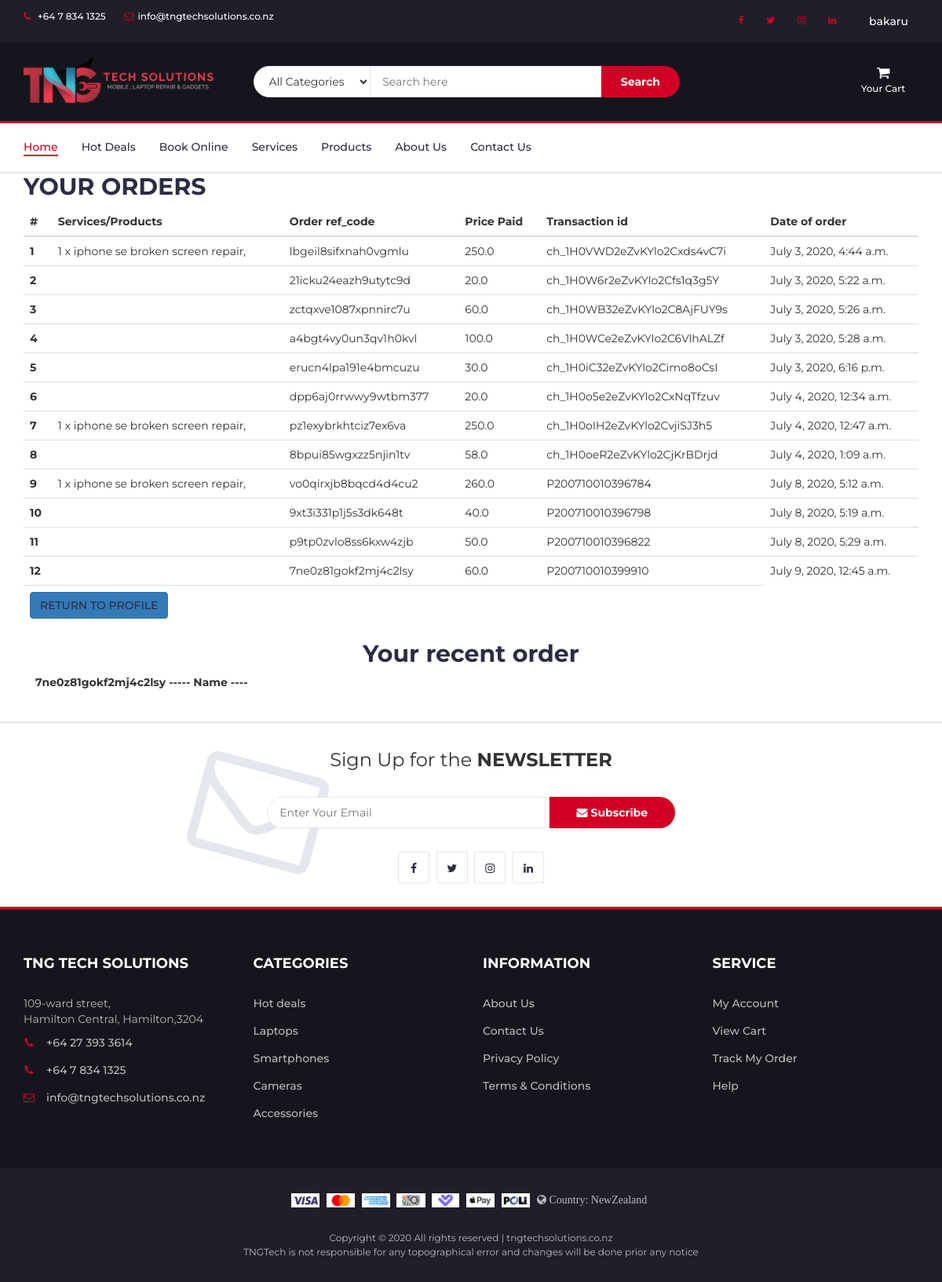
The app's page /view-orders/ (signed in) with its own data.
### prod/models.py (models this page shows, shortened)
class Order(models.Model):
    user=models.ForeignKey(User,on_delete=models.CASCADE)
    ref_code=models.CharField(max_length=20,blank=True,null=True)
    tngproduct=models.ManyToManyField(OrderItem)
    ordered=models.BooleanField(default=False)
    start_date=models.DateTimeField(default=timezone.now)
    ordered_date=models.DateTimeField()
    shipping_address=models.ForeignKey('Address',related_name='shipping_address',on_delete=models.SET_NULL,blank=True,null=True)
    billing_address=models.ForeignKey('Address',related_name='billing_address',on_delete=models.SET_NULL,blank=True,null=True)
    payment=models.ForeignKey('Payment',on_delete=models.SET_NULL,blank=True,null=True)
    coupon = models.ForeignKey('Coupon',on_delete=models.SET_NULL,blank=True,null=True)
    being_delivered=models.BooleanField(default=False)
    received=models.BooleanField(default=False)
    refund_requested=models.BooleanField(default=False)
    refund_granted=models.BooleanField(default=False)

class OrderItem(models.Model):
    user=models.ForeignKey(User,on_delete=models.CASCADE)
    ordered=models.BooleanField(default=False)
    tngproducts=models.ForeignKey(TngProducts,on_delete=models.CASCADE,default='')
    quantity=models.IntegerField(default=1)

class TngProducts(models.Model):
    CATEGORY_CHOICES=(
        ('MA','Mobile Accessories'),
        ('LA','Laptop Accessories'),
        ('TA','Tablet Accessories'),
        ('EG','Electronic Gadgets'),
        ('LA','Latest Accessories'),
        ('MR','Mobile Repair'),
        ('LR','Laptop/Computer Repair'),
        ('TR','iPad/Tablet Repair')
    )
    Name=models.CharField(max_length=100)
    Details=models.TextField()
    Additional_Details=models.TextField(blank=True,null=True)
    Price=models.FloatField()
    Discount_Price=models.FloatField(blank=True,null=True)
    category=models.CharField(max_length=2,choices=CATEGORY_CHOICES,default='A')
    subcategory = models.CharField(max_length = 100,default='none')
    brand = models.CharField(max_length = 50,default='none')
    label=models.CharField(max_length=1,choices=LABEL_CHOICES,default='R')
    slug=models.SlugField(default='test-product')
    image=models.ImageField(default='default.jpg',upload_to='product_pics')
    image1=models.ImageField(null=True,blank=True,upload_to='product_pics')
    image2=models.ImageField(null=True,blank=True,upload_to='product_pics')
    image3=models.ImageField(null=True,blank=True,upload_to='product_pics')
    image4=models.ImageField(null=True,blank=True,upload_to='product_pics')
    class Meta:
        verbose_name_plural = 'Products'

class Payment(models.Model):
    stripe_charge_id = models.CharField(max_length=50)
    user=models.ForeignKey(User,on_delete=models.SET_NULL,blank=True,null=True)
    amount=models.FloatField()
    timestamp=models.DateTimeField(default=timezone.now)

### prod/views.py (the view)
# urls.py: path('view-orders/',ob.vieworder,name='vieworders'),
@login_required
def vieworder(request):
    order_qs=Order.objects.filter(user=request.user,ordered=True)
    rct = order_qs.last()
    if order_qs.exists():
        context={
            'object':order_qs,
            'rct':rct
        }
        return render(request,'prod/view-orders.html',context)
    else:
        messages.warning(request,f'You do not have an order')
        return redirect('profile')

### prod/templates/prod/view-orders.html (shortened to what this page needs)
{% extends "prod/base.html" %}
{% block content %}
<div class="table-responsive">
  <h2>YOUR ORDERS</h2>
  <table class="table">
    <thead>
      <tr>
        <th scope="col">#</th>
        <th scope="col">Services/Products</th>
        <th scope="col">Order ref_code</th>
        <th scope="col">Price Paid</th>
        <th scope="col">Transaction id</th>
        <th scope="col">Date of order</th>
      </tr>
    </thead>
    <tbody>
      {% for order_item in object.all %}
      <tr>
        <th scope="row">{{ forloop.counter }}</th>
        <td>
          {% for oi in order_item.tngproduct.all %}
            {{ oi.quantity }} x {{ oi.tngproducts.Name }},
          {% endfor %}
        </td>
        <td>{{ order_item.ref_code }}</td>
        <td>{{ order_item.payment.amount }}</td>
        <td>{{ order_item.payment.stripe_charge_id }}</td>
        <td>{{ order_item.ordered_date }}</td>
      </tr>
      {% endfor %}
      <tr>
        <td colspan="5">
          <a href="{% url 'profile' %}" class='btn btn-primary float-right'>RETURN TO PROFILE</a>
        </td>
      </tr>
    </tbody>
  </table>
  <div class="container-fluid mt-3 mb-3 pt-2">
    <h2 class="text-center mb-2">Your recent order</h2>
    <p><strong> {{ rct.ref_code }} ----- Name ----  </strong></p>
  </div>
</div>
{% endblock content %}

### prod/templates/prod/base.html (shortened to what this page needs)
{% load static %}
{% load cart_template_tags %}
<!DOCTYPE html>
<html lang="en">
<head>
	<link type="text/css" rel="stylesheet" href="{% static 'prod/css/bootstrap.min.css' %}" />
	<link type="text/css" rel="stylesheet" href="{% static 'prod/css/slick.css' %}" />
	<link type="text/css" rel="stylesheet" href="{% static 'prod/css/slick-theme.css' %}" />
	<link type="text/css" rel="stylesheet" href="{% static 'prod/css/nouislider.min.css' %}" />
	<link rel="stylesheet" href="{% static 'prod/css/font-awesome.min.css' %}">
	<link type="text/css" rel="stylesheet" href="{% static 'prod/css/style.css' %}" />
</head>
<body>
	<header>
		<div id="top-header">
			<div class="container">
				<ul class="header-links pull-left">
					<li><a href="tel:+64 7 834 1325"><i class="fa fa-phone"></i> +64 7 834 1325</a></li>
					<li><a href="mailto:info@tngtechsolutions.co.nz"><i
								class="fa fa-envelope-o"></i>info@tngtechsolutions.co.nz</a></li>
				</ul>
				<ul class="header-links pull-right">
					<li class="nav-item">
						<a href="https://www.facebook.com/tngtechsolutions/" class="nav-link waves-effect"
							target="_blank">
							<i class="fa fa-facebook"></i>
						</a>
					</li>
					<li class="nav-item">
						<a href="https://twitter.com/tng_tech" class="nav-link waves-effect" target="_blank">
							<i class="fa fa-twitter"></i>
						</a>
					</li>
					<li class="nav-item">
						<a href="https://www.instagram.com/tngtech.nz/" class="nav-link waves-effect" target="_blank">
							<i class="fa fa-instagram"></i>
						</a>
					</li>
					<li class="nav-item">
						<a href="https://www.linkedin.com/company/tng-tech-solutions/" class="nav-link waves-effect"
							target="_blank">
							<i class="fa fa-linkedin"></i>
						</a>
					</li>
					{% if user.is_authenticated %}
					<li class="nav-item dropdown">
						<div class="dropdown show">
							<a class="btn dropdown-toggle" href="#" role="button" id="dropdownMenuLink"
								data-toggle="dropdown" aria-haspopup="true" aria-expanded="false">
								{{ user.username }}
							</a>
						</div>
					</li>
					{% endif %}
				</ul>
			</div>
		</div>
		<div id="header">
			<div class="container">
				<div class="row">
					<div class="col-md-3">
						<div class="header-logo">
							<a href="{% url 'homie' %}" class="logo">
								<img src="{% static 'prod/img/logo-black.png' %}" alt="" style="width:250px;">
							</a>
						</div>
					</div>
					<div class="col-md-6">
						<div class="header-search">
							<form method="get" action="{% url 'searchprod' %}">
								<select class="input-select">
									<option value="0">All Categories</option>
								</select>
								<input class="input" type="text" name="search" placeholder="Search here">
								<button class="search-btn" type="submit">Search</button>
							</form>
						</div>
					</div>
					<div class="col-md-3 clearfix">
						<div class="header-ctn">
							{% if user.is_authenticated %}
							<div class="dropdown">
								<a href="{% url 'order-summary' %}" aria-expanded="true">
									<i class="fa fa-shopping-cart"></i>
									<span>Your Cart</span>
								</a>
							</div>
							{% endif %}
						</div>
					</div>
				</div>
			</div>
		</div>
	</header>
	<nav id="navigation">
		<div class="container">
			<div id="responsive-nav">
				<ul class="main-nav nav navbar-nav">
					<li class="active"><a href="{% url 'homie' %}">Home</a></li>
					<li><a href="#">Hot Deals</a></li>
					<li><a href="/online-booking/nan/">Book Online</a></li>
					<li><a href="/serv-prod/serv/">Services</a></li>
					<li><a href="/serv-prod/prdcts/">Products</a></li>
					<li><a href="{% url 'about' %}">About Us</a></li>
					<li><a href="{% url 'contact' %}">Contact Us</a></li>
				</ul>
			</div>
		</div>
	</nav>
	<main class="mt-5 pt-4">
		<div class="container dark-grey-text mt-5">
			{% block content  %}
			{% endblock content %}
		 </div>
	</main>
	<div id="newsletter" class="section">
		<div class="container">
			<div class="row">
				<div class="col-md-12">
					<div class="newsletter">
						<p>Sign Up for the <strong>NEWSLETTER</strong></p>
						<form method="POST" action="{% url 'homenews' %}">
							<input class="input" name="email" type="email" placeholder="Enter Your Email">
							<button class="newsletter-btn" type="submit"><i class="fa fa-envelope"></i>
								Subscribe</button>
						</form>
						<ul class="newsletter-follow">
							<li>
								<a href="https://www.facebook.com/tngtechsolutions/" target="_blank"><i
										class="fa fa-facebook"></i></a>
							</li>
							<li>
								<a href="https://twitter.com/tng_tech" target="_blank"><i class="fa fa-twitter"></i></a>
							</li>
							<li>
								<a href="https://www.instagram.com/tngtech.nz/" target="_blank"><i
										class="fa fa-instagram"></i></a>
							</li>
							<li>
								<a href="https://www.linkedin.com/company/tng-tech-solutions/" target="_blank"><i
										class="fa fa-linkedin"></i></a>
							</li>
						</ul>
					</div>
				</div>
			</div>
		</div>
	</div>
	<footer id="footer">
		<div class="section">
			<div class="container">
				<div class="row">
					<div class="col-md-3 col-xs-6">
						<div class="footer">
							<h3 class="footer-title">TNG Tech Solutions</h3>
							<p>109-ward street,<br> Hamilton Central, Hamilton,3204</p>
							<ul class="footer-links">
								<li><a href="tel:+64 27 393 3614"><i class="fa fa-phone"></i>+64 27 393 3614</a></li>
								<li><a href="tel:+64 7 834 1325"><i class="fa fa-phone"></i>+64 7 834 1325</a></li>
								<li><a href="mailto:info@tngtechsolutions.co.nz"><i
											class="fa fa-envelope-o"></i>info@tngtechsolutions.co.nz</a></li>
							</ul>
						</div>
					</div>
					<div class="col-md-3 col-xs-6">
						<div class="footer">
							<h3 class="footer-title">Categories</h3>
							<ul class="footer-links">
								<li><a href="#">Hot deals</a></li>
								<li><a href="#">Laptops</a></li>
								<li><a href="#">Smartphones</a></li>
								<li><a href="#">Cameras</a></li>
								<li><a href="#">Accessories</a></li>
							</ul>
						</div>
					</div>
					<div class="col-md-3 col-xs-6">
						<div class="footer">
							<h3 class="footer-title">Information</h3>
							<ul class="footer-links">
								<li><a href="{% url 'about' %}">About Us</a></li>
								<li><a href="{% url 'contact' %}">Contact Us</a></li>
								<li><a href="{% url 'privacy' %}">Privacy Policy</a></li>
								<li><a href="{% url 'tandc' %}">Terms & Conditions</a></li>
							</ul>
						</div>
					</div>
					<div class="col-md-3 col-xs-6">
						<div class="footer">
							<h3 class="footer-title">Service</h3>
							<ul class="footer-links">
								<li><a href="{% url 'profile' %}">My Account</a></li>
								<li><a href="/order-summary/">View Cart</a></li>
								<li><a href="#">Track My Order</a></li>
								<li><a href="#">Help</a></li>
							</ul>
						</div>
					</div>
				</div>
			</div>
		</div>
		<div id="bottom-footer" class="section">
			<div class="container">
				<div class="row">
					<div class="col-md-12 text-center">
						<ul class="footer-payments">
							<li><img src="{% static 'prod/img/visa.jpg' %}" alt="" style="height: 18px;"></li>
							<li><img src="{% static 'prod/img/mastercard.jpg' %}" alt="" style="height: 18px;"></li>
							<li><img src="{% static 'prod/img/american-express.jpg' %}" alt="" style="height: 18px;"></li>
							<li><img src="{% static 'prod/img/qcard.jpg' %}" alt="" style="height: 18px;"></li>
							<li><img src="{% static 'prod/img/laybuy.jpg' %}" alt="" style="height: 18px;"></li>
							<li><img src="{% static 'prod/img/apple-pay.jpg' %}" alt="" style="height: 18px;"></li>
							<li><img src="{% static 'prod/img/poli.jpg' %}" alt="" style="height: 18px;"></li>
							<li class="ml-4">  <i class="fa fa-globe"> Country: NewZealand</i></li>
						</ul>
						<span class="copyright">
							Copyright &copy;
							<script>document.write(new Date().getFullYear());</script> All rights reserved |
							tngtechsolutions.co.nz <br> TNGTech is not responsible for any topographical error and changes will be done prior any notice
						</span>
					</div>
				</div>
			</div>
		</div>
	</footer>
</body>
</html>

### records on screen
Order: ref_code "lbgeil8sifxnah0vgmlu", payment.amount "250.0", payment.stripe_charge_id "ch_1H0VWD2eZvKYlo2Cxds4vC7i", ordered_date "July 3, 2020, 4:44 a.m."
OrderItem: quantity "1", tngproducts.Name "iphone se broken screen repair"
Order: ref_code "21icku24eazh9utytc9d", payment.amount "20.0", payment.stripe_charge_id "ch_1H0W6r2eZvKYlo2Cfs1q3g5Y", ordered_date "July 3, 2020, 5:22 a.m."
Order: ref_code "zctqxve1087xpnnirc7u", payment.amount "60.0", payment.stripe_charge_id "ch_1H0WB32eZvKYlo2C8AjFUY9s", ordered_date "July 3, 2020, 5:26 a.m."
Order: ref_code "a4bgt4vy0un3qv1h0kvl", payment.amount "100.0", payment.stripe_charge_id "ch_1H0WCe2eZvKYlo2C6VlhALZf", ordered_date "July 3, 2020, 5:28 a.m."
Order: ref_code "erucn4lpa191e4bmcuzu", payment.amount "30.0", payment.stripe_charge_id "ch_1H0iC32eZvKYlo2Cimo8oCsI", ordered_date "July 3, 2020, 6:16 p.m."
Order: ref_code "dpp6aj0rrwwy9wtbm377", payment.amount "20.0", payment.stripe_charge_id "ch_1H0o5e2eZvKYlo2CxNqTfzuv", ordered_date "July 4, 2020, 12:34 a.m."
Order: ref_code "pz1exybrkhtciz7ex6va", payment.amount "250.0", payment.stripe_charge_id "ch_1H0oIH2eZvKYlo2CvjiSJ3h5", ordered_date "July 4, 2020, 12:47 a.m."
OrderItem: quantity "1", tngproducts.Name "iphone se broken screen repair"
Order: ref_code "8bpui85wgxzz5njin1tv", payment.amount "58.0", payment.stripe_charge_id "ch_1H0oeR2eZvKYlo2CjKrBDrjd", ordered_date "July 4, 2020, 1:09 a.m."
Order: ref_code "vo0qirxjb8bqcd4d4cu2", payment.amount "260.0", payment.stripe_charge_id "P200710010396784", ordered_date "July 8, 2020, 5:12 a.m."
OrderItem: quantity "1", tngproducts.Name "iphone se broken screen repair"
Order: ref_code "9xt3i331p1j5s3dk648t", payment.amount "40.0", payment.stripe_charge_id "P200710010396798", ordered_date "July 8, 2020, 5:19 a.m."
Order: ref_code "p9tp0zvlo8ss6kxw4zjb", payment.amount "50.0", payment.stripe_charge_id "P200710010396822", ordered_date "July 8, 2020, 5:29 a.m."
Order: ref_code "7ne0z81gokf2mj4c2lsy", payment.amount "60.0", payment.stripe_charge_id "P200710010399910", ordered_date "July 9, 2020, 12:45 a.m."

### other values on screen
{{ user.username }} "bakaru"
